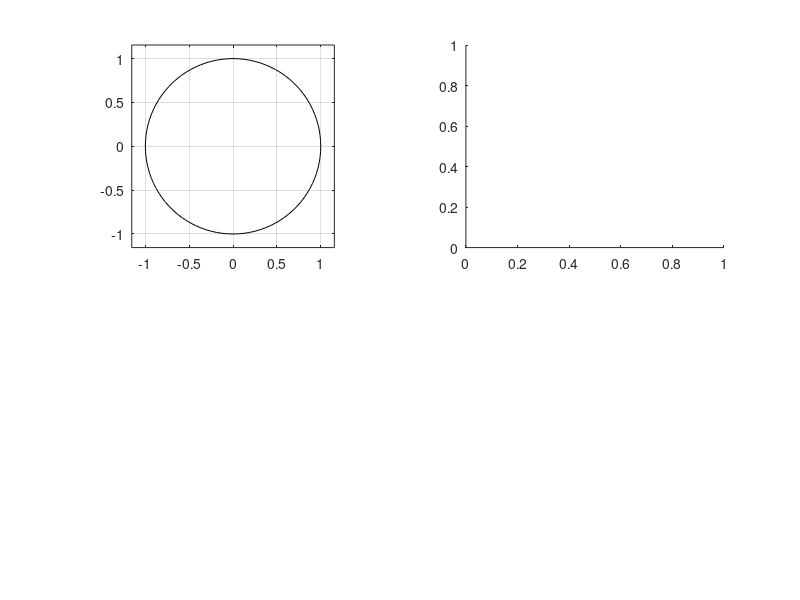

Here is the MATLAB script that generated this plot: (Note: this script raises an error after producing the figure.)
% polo real 
p=[0.5]
r=[1]
k=0
[b a]=residuez(r,p,k)
subplot(2,2,1)
zplane(b,a)
subplot(2,2,2)
n=0:10
xn=Imp(0,n)
yn=filter(b,a,xn)
stem(n,yn)
% polos imaginarias
% polo real 
p=[j -j]
r=[1 1]
k=0
[b a]=residuez(r,p,k)
subplot(2,2,3)
zplane(b,a)
subplot(2,2,4)
n=0:10
xn=Imp(0,n)
yn=filter(b,a,xn)
stem(n,yn)